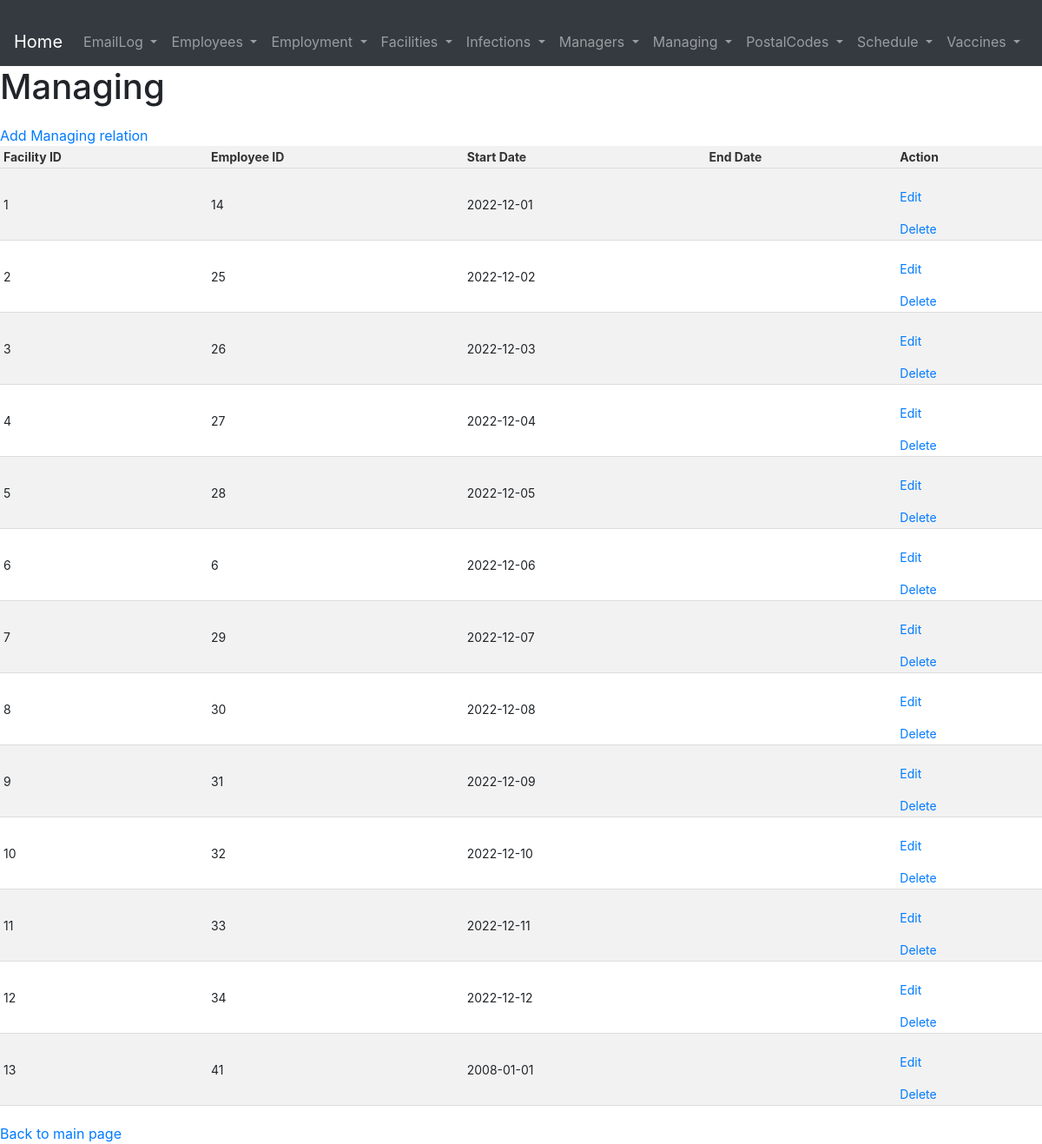
/pages/Managing/index.php, run on the app's committed database.
### tables this page shows
CREATE TABLE Managing (
  FacilityID INT,
  EmployeeID INT,
  StartDate DATE NOT NULL,
  EndDate DATE,
  PRIMARY KEY (FacilityID, EmployeeID, StartDate),
  FOREIGN KEY (FacilityID) REFERENCES Facilities(FacilityID),
  FOREIGN KEY (EmployeeID) REFERENCES Managers(EmployeeID),
  CHECK (COALESCE(EndDate, '9999-12-31') > StartDate)
);

### pages/Managing/index.php (the view, shortened to what this page needs)
<?php require_once '../../database.php';
    include '../header.php';
?>
<!DOCTYPE html>
<html lang="en">
<head>
    <link rel="stylesheet" href="../../pages/style.css">
</head>
<body>
    <h1>Managing</h1>
    <a href="./create.php">Add Managing relation</a>
    <table>
        <tr>
            <th>Facility ID</th>
            <th>Employee ID</th>
            <th>Start Date</th>
            <th>End Date</th>
            <th>Action</th>
        </tr>
        <?php
            $result = $conn->query("SELECT * FROM Managing");
            while ($row = $result->fetch_assoc()) {
        ?>
        <tr>
            <td><?php echo $row["FacilityID"]; ?></td>
            <td><?php echo $row["EmployeeID"]; ?></td>
            <td><?php echo $row["StartDate"]; ?></td>
            <td><?php echo $row["EndDate"]; ?></td>
            <td>
                <a href="./edit.php?FacilityID=<?php echo $row["FacilityID"]; ?>&EmployeeID=<?php echo $row["EmployeeID"]; ?>&StartDate=<?php echo $row["StartDate"]; ?>">Edit</a>
                <a href="./delete.php?FacilityID=<?php echo $row["FacilityID"]; ?>&EmployeeID=<?php echo $row["EmployeeID"]; ?>&StartDate=<?php echo $row["StartDate"]; ?>" onclick="return confirm('Are you sure you want to delete this manager?')">Delete</a>
            </td>
        </tr>
        <?php } ?>
    </table>
    <a href="../../index.php">Back to main page</a>
</body>
</html>

### pages/style.css (style rules this page uses)
table { border-collapse: collapse; width: 100%; margin-top: 20px auto; }
th, td { padding: 4px; text-align: left; border-bottom: 1px solid #ddd; font-size: 14px; }
th { background-color: #f2f2f2; color: #333; font-weight: bold; }
tr:nth-child(even) { background-color: #f2f2f2; }
a { display: block; margin-top: 20px; }

### data on the page
managing: FacilityID "1", EmployeeID "14", StartDate "2022-12-01"
managing: FacilityID "2", EmployeeID "25", StartDate "2022-12-02"
managing: FacilityID "3", EmployeeID "26", StartDate "2022-12-03"
managing: FacilityID "4", EmployeeID "27", StartDate "2022-12-04"
managing: FacilityID "5", EmployeeID "28", StartDate "2022-12-05"
managing: FacilityID "6", EmployeeID "6", StartDate "2022-12-06"
managing: FacilityID "7", EmployeeID "29", StartDate "2022-12-07"
managing: FacilityID "8", EmployeeID "30", StartDate "2022-12-08"
managing: FacilityID "9", EmployeeID "31", StartDate "2022-12-09"
managing: FacilityID "10", EmployeeID "32", StartDate "2022-12-10"
managing: FacilityID "11", EmployeeID "33", StartDate "2022-12-11"
managing: FacilityID "12", EmployeeID "34", StartDate "2022-12-12"
managing: FacilityID "13", EmployeeID "41", StartDate "2008-01-01"
